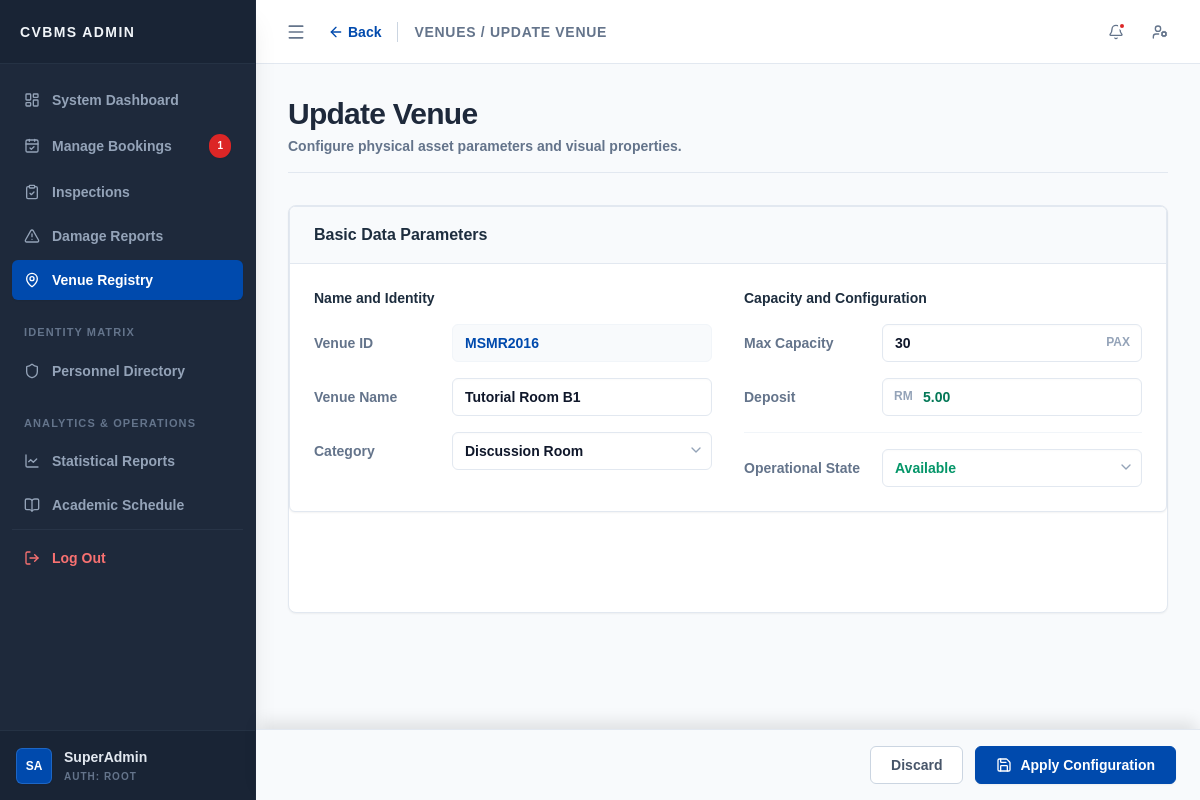
/admin/register_venue.php?vid=MSMR2016 (signed in), run on the app's committed database.
### tables this page shows
CREATE TABLE `venue` (
  `vid` varchar(10) NOT NULL,
  `vname` varchar(100) NOT NULL,
  `vcid` int(11) NOT NULL,
  `max_cap` int(10) UNSIGNED NOT NULL,
  `deposit` decimal(10,2) UNSIGNED NOT NULL,
  `status` enum('available','maintenance','closed') NOT NULL DEFAULT 'available',
  `description` text NOT NULL
);

### core/repositories/VenueRepository.php (called while the page is built, shortened)
<?php
class VenueRepository
{
    private mysqli $conn;
    public function __construct(mysqli $conn)
    {
        $this->conn = $conn;
    }
    public function getVenueById(string $vid): ?array
    {
        $stmt = $this->conn->prepare("SELECT * FROM venue WHERE vid = ?");
        $stmt->bind_param("s", $vid);
        $stmt->execute();
        $result = $stmt->get_result()->fetch_assoc();
        return $result ?: null;
    }
    public function getCategoryDictionary(): array
    {
        $sql = "SELECT vcid, category FROM vcategory ORDER BY category ASC";
        $result = $this->conn->query($sql);
        $options = [];
        if ($result && $result->num_rows > 0)
        {
            while ($row = $result->fetch_assoc())
            {
 $options[] = $row;
            }
        }
        return $options;
    }
}
?>

### admin/register_venue.php (the view, shortened to what this page needs)
<?php
require_once __DIR__ . '/../config/db.php';
require_once __DIR__ . '/../core/repositories/VenueRepository.php';
$venueRepo = new VenueRepository($conn);
$vid_param = trim($_GET['vid'] ?? '');
$mode = !empty($vid_param) ? 'Update' : 'Create';
$venue = null;
if ($mode === 'Update')
{
    $venue = $venueRepo->getVenueById($vid_param);
}
$categories = $venueRepo->getCategoryDictionary();
$topbar_content = '
<div class="flex items-center">
    <a href="venue_directory.php" class="text-sm font-bold text-[#004aad] hover:text-[#003882] flex items-center mr-4 transition-colors">
        <i data-lucide="arrow-left" class="w-4 h-4 mr-1"></i> Back
    </a>
    <h2 class="text-sm font-bold text-slate-500 uppercase tracking-wider border-l border-slate-300 pl-4">Venues / ' . $mode . ' Venue</h2>
</div>';
require_once __DIR__ . '/../core/components/FioriFormBuilder.php';
?>
<form action="../actions/process_venue.php" method="POST" enctype="multipart/form-data" id="registerVenueForm" class="bg-white rounded-lg shadow-sm border border-slate-200 relative">
    <div class="p-0">
        <div class="fiori-form-container">
            <div class="fiori-section-header">
                <h2 class="text-base font-bold text-[#1d2d3e]">Basic Data Parameters</h2>
            </div>
            <div class="p-6 grid grid-cols-1 lg:grid-cols-12 gap-8">
                <div class="lg:col-span-6 space-y-4">
                    <h3 class="text-sm font-bold text-[#1d2d3e] mb-4">Name and Identity</h3>
                    <?php
                    echo FB::input('text', 'vid', 'Venue ID', $venue['vid'] ?? '', [
                        'maxlength' => 10,
                        'required' => true,
                        'readonly' => ($mode === 'Update'),
                        'placeholder' => 'e.g. MNBR2002',
                        'extra_css' => ($mode === 'Update') ? '' : 'font-mono uppercase'
                    ]);
                    echo FB::input('text', 'vname', 'Venue Name', $venue['vname'] ?? '', [
                        'required' => true,
                        'placeholder' => 'Full Name'
                    ]);
                    $catOptions = array_column($categories, 'category', 'vcid');
                    echo FB::select('vcid', 'Category', $catOptions, $venue['vcid'] ?? null, [
                        'required' => true,
                        'placeholder' => 'Select Category'
                    ]);
                    ?>
                </div>
                <div class="lg:col-span-6 space-y-4">
                    <h3 class="text-sm font-bold text-[#1d2d3e] mb-4">Capacity and Configuration</h3>
                    <?php
                    echo FB::input('number', 'max_cap', 'Max Capacity', $venue['max_cap'] ?? '', [
                        'min' => 1, 'required' => true, 'suffix' => 'PAX'
                    ]);
                    echo FB::input('number', 'deposit', 'Deposit', $venue['deposit'] ?? '', [
                        'step' => '0.01', 'min' => 0, 'required' => true, 'prefix' => 'RM',
                        'extra_css' => 'text-emerald-700 font-bold'
                    ]);
                    $statusColor = 'text-emerald-600';
                    if ($venue)
                    {
                        $statusColor = ($venue['status'] === 'maintenance') ? 'text-red-600' : (($venue['status'] === 'closed') ? 'text-slate-600' : 'text-emerald-600');
                    }
                    echo "<div class=\"border-t border-slate-100 pt-4 mt-2\">" . FB::select('status', 'Operational State', [ 'available' => 'Available', 'maintenance' => 'Maintenance', 'closed' => 'Closed' ], $venue['status'] ?? 'available', [ 'extra_css' => "font-bold {$statusColor}", 'onchange' => "this.className = this.value === 'maintenance' ? 'fiori-input focus:border-[#004aad] appearance-none pr-8 bg-white cursor-pointer transition-colors font-bold text-red-600' : (this.value === 'closed' ? 'fiori-input focus:border-[#004aad] appearance-none pr-8 bg-white cursor-pointer transition-colors font-bold text-slate-600' : 'fiori-input focus:border-[#004aad] appearance-none pr-8 bg-white cursor-pointer transition-colors font-bold text-emerald-600')" ]) . "</div>";
                    ?>
                </div>
            </div>
    <div class="fixed bottom-0 right-0 w-full lg:w-[calc(100%-16rem)] bg-slate-50 border-t border-slate-200 p-4 px-6 flex justify-end space-x-3 z-50 shadow-[0_-10px_15px_-3px_rgba(0,0,0,0.1)]">
        <button type="button" onclick="window.location.href='venue_directory.php'" class="px-5 py-2 text-sm font-semibold text-slate-600 bg-white border border-slate-300 rounded-md hover:bg-slate-50 transition-colors">
            Discard
        </button>
        <button type="submit" id="submitBtn" class="px-5 py-2 text-sm font-semibold text-white bg-[#004aad] rounded-md hover:bg-[#003882] shadow-sm transition-colors flex items-center border border-[#004aad]">
            <i data-lucide="save" class="w-4 h-4 mr-2"></i> <?php echo ($mode === 'Update') ? 'Apply Configuration' : 'Save Venue Record'; ?>
        </button>
    </div>
</form>
<?php
require_once __DIR__ . '/../core/layout.php';
?>

### core/components/FioriFormBuilder.php (shortened to what this page needs)
<?php
class FioriFormBuilder
{
    private static function renderRow(string $label, string $controlHtml): string
    {
        return "
        <div class=\"grid grid-cols-3 gap-4 items-center\">
            <label class=\"" . self::LABEL_CSS . "\">{$label}</label>
            <div class=\"col-span-2 relative\">
{$controlHtml}
            </div>
        </div>";
    }
    public static function input(string $type, string $name, string $label, ?string $value, array $attrs = []): string
    {
        $attrStr = self::buildAttributes($attrs);
        $css = ($attrs['readonly'] ?? false) ? self::READONLY_CSS : self::INPUT_CSS . ' ' . ($attrs['extra_css'] ?? '');
        $val = htmlspecialchars((string)$value);
        $control = "<input type=\"{$type}\" name=\"{$name}\" value=\"{$val}\" class=\"{$css}\" {$attrStr}>";
        if (isset($attrs['prefix']))
        {
            $control = "<span class=\"absolute left-3 top-2.5 text-xs text-slate-400 font-bold\">{$attrs['prefix']}</span>" . str_replace('fiori-input', 'fiori-input pl-10', $control);
        }
        if (isset($attrs['suffix']))
        {
            $control .= "<span class=\"absolute right-3 top-2.5 text-xs text-slate-400 font-bold\">{$attrs['suffix']}</span>";
            $control = str_replace('fiori-input', 'fiori-input pr-12 font-mono', $control);
        }
        return self::renderRow($label, $control);
    }
    public static function select(string $name, string $label, array $options, ?string $selectedValue, array $attrs = []): string
    {
        $attrStr = self::buildAttributes($attrs);
        $css = self::INPUT_CSS . ' appearance-none pr-8 bg-white cursor-pointer transition-colors ' . ($attrs['extra_css'] ?? '');
        $control = "<select name=\"{$name}\" class=\"{$css}\" {$attrStr}>";
        if (!empty($attrs['placeholder']))
        {
            $control .= "<option value=\"\" disabled " . ($selectedValue === null ? 'selected' : '') . ">{$attrs['placeholder']}</option>";
        }
        foreach ($options as $val => $text)
        {
            $sel = ((string)$selectedValue === (string)$val) ? 'selected' : '';
            $control .= "<option value=\"" . htmlspecialchars($val) . "\" {$sel}>" . htmlspecialchars($text) . "</option>";
        }
        $control .= "</select>
        <i data-lucide=\"chevron-down\" class=\"w-4 h-4 text-slate-400 absolute right-2 top-2.5 pointer-events-none\"></i>";
        return self::renderRow($label, $control);
    }
    private static function buildAttributes(array $attrs): string
    {
        $compiled = [];
        $booleanAttrs = ['required', 'readonly', 'disabled'];
        foreach ($attrs as $key => $val)
        {
            if (in_array($key, ['prefix', 'suffix', 'extra_css', 'placeholder'])) continue; if (in_array($key, $booleanAttrs))
            {
                if ($val) $compiled[] = $key; } else
                {
                $compiled[] = "{$key}=\"" . htmlspecialchars((string)$val) . "\"";
            }
        }
        return implode(' ', $compiled);
    }
}
?>

### assets/css/admin_css.css (style rules this page uses)
:root { font-size: 100%; }
html, body, body *, button, input, select, textarea { font-family: "Century Gothic", CenturyGothic, "Century", "Century Schoolbook", Arial, sans-serif !important; font-weight: 700; }
:root { --fiori-bg: #ffffff; --fiori-blue: #004aad; --fiori-text: #334155; --fiori-label: #64748b; --fiori-border: #e2e8f0; --fiori-readonly-bg: #f8fafc; --fiori-input-focus: #004aad; --fiori-success: #059669; --fiori-error: #dc2626; }
.fiori-form-container { background: var(--fiori-bg); border: 1px solid var(--fiori-border); border-radius: 0.375rem; margin-bottom: 100px; box-shadow: 0 1px 2px 0 rgba(0, 0, 0, 0.05); transition: border-color 0.2s cubic-bezier(0.4, 0, 0.2, 1), box-shadow 0.2s cubic-bezier(0.4, 0, 0.2, 1); }
.fiori-section-header { background: #f8fafc; border-bottom: 1px solid var(--fiori-border); padding: 1rem 1.5rem; display: flex; justify-content: space-between; align-items: center; border-top-left-radius: 0.375rem; border-top-right-radius: 0.375rem; }
.fiori-input { border: 1px solid var(--fiori-border); border-radius: 0.375rem; height: 38px; padding: 0 12px; font-size: 0.875rem; color: #0f172a; width: 100%; background-color: #ffffff; transition: all 0.2s cubic-bezier(0.4, 0, 0.2, 1); box-shadow: 0 1px 2px 0 rgba(0, 0, 0, 0.02) inset; }
.fiori-readonly { background-color: var(--fiori-readonly-bg); border-color: #f1f5f9; pointer-events: none; color: var(--fiori-label); box-shadow: none; }

### data on the page
venue: vid "MSMR2016", vname "Tutorial Room B1", deposit "5.00"

### other printed values
$sidebar_brand_label "CVBMS ADMIN"
$pending_bookings_count "1"
$_SESSION['full_name'] "SuperAdmin"
$mode "UPDATE"
$page_title "Update Venue"
$page_description "Configure physical asset parameters and visual properties."
$label "Venue ID Venue Name Category Max Capacity Deposit Operational State"
$attrs['suffix'] "PAX"
$attrs['prefix'] "RM"
form field vcid "Discussion Room"
form field status "Available"
